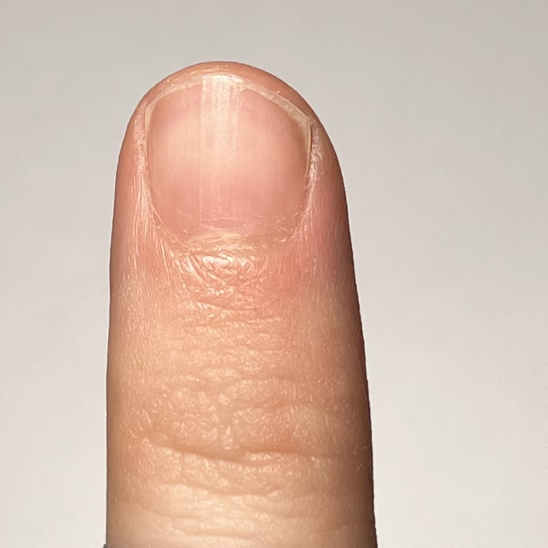
#> input picture references/1.jpeg, 1095 x 1095 px (shown at 1/2 size)
$ jupyter execute --allow-errors main.ipynb   (shell and % lines are left out)
#> lines starting #> are read from the running program, lines starting #| are printed output that depends on the picture
[cell 1]

import matplotlib.pyplot as plt
from inpainter.multi_reference import FastMultiViewMasaCtrlInpainter
from PIL import Image
from PIL import ImageFilter
import numpy as np

#> (the rest of this cell did not finish here and is left out)

[cell 2]
ref_imgs = [Image.open('references/1.jpeg')]
ref_msks = [Image.open('references/1_mask.png')]
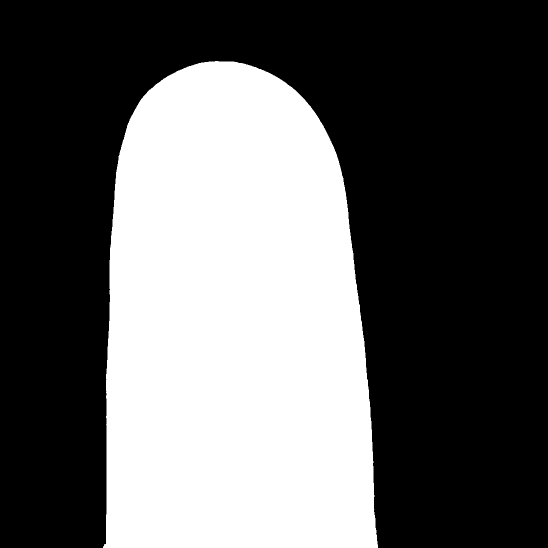
#> input picture references/1_mask.png, 1095 x 1095 px (shown at 1/2 size)

def fidelity_func(s: int, n: int) -> float:
    return float(np.linspace(0.0, 0.99, n)[s])

def bias_func(s: int, n: int) -> float:
    return float(np.linspace(-12.0, -2.5, n)[s])

#> (the rest of this cell did not finish here and is left out)

[cell 3]
init_img = Image.open('assets/src.jpg')
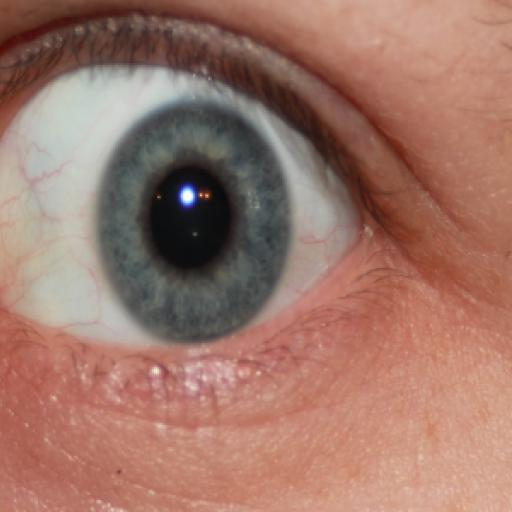
#> input picture assets/src.jpg, 512 x 512 px
#> init_img is the input picture: PIL image 512x512 RGB; mean R, G, B 158.2, 117.8, 105
inpaint_msk = Image.open('assets/mask_rect.jpg').filter(ImageFilter.MaxFilter(25))
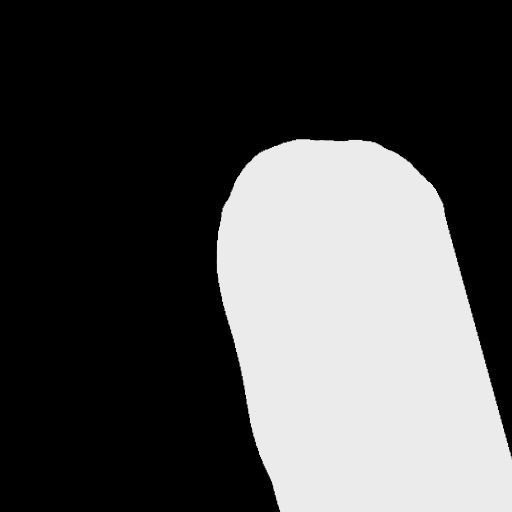
#> input picture assets/mask_rect.jpg, 512 x 512 px
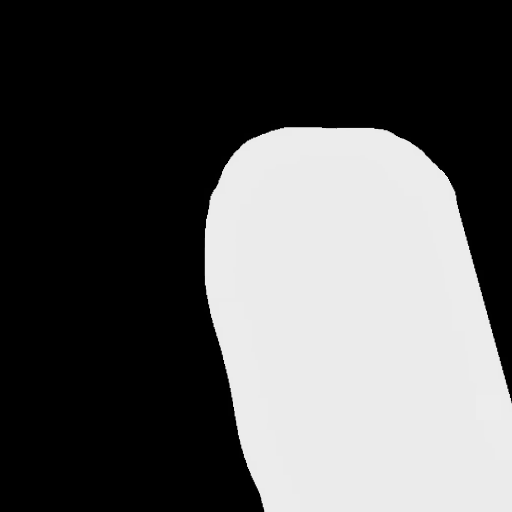
#> inpaint_msk: PIL image 512x512 L; min 0, max 237, mean 88.1
# inpaint_msk = Image.open('assets/mask.jpg')
attn_msk = inpaint_msk.filter(ImageFilter.GaussianBlur(2))
blured_mask = inpaint_msk.filter(ImageFilter.MaxFilter(25)).filter(ImageFilter.GaussianBlur(55))
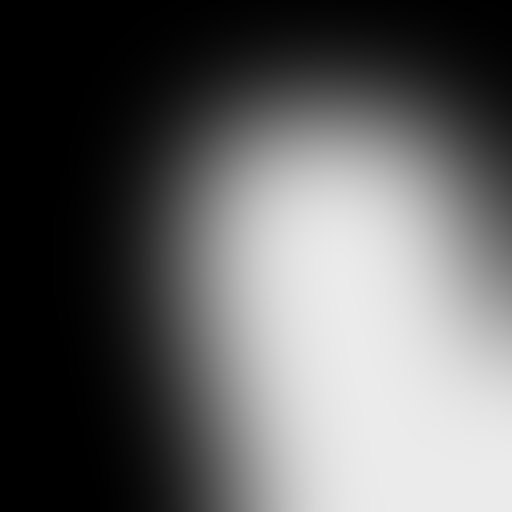
#> blured_mask: PIL image 512x512 L; min 0, max 235, mean 97.5


def generate_samples(seeds):
    p, ax = plt.subplots(1, len(seeds), figsize=(len(seeds)*4, 4))
    if len(seeds) == 1:
        ax = [ax]
    for i, s in enumerate(seeds):
        output = inpainter.generate(
            init_image=init_img,
            inpaint_mask=blured_mask,
            attn_mask=attn_msk,
            top_k_views=100,
            funnel_top_k_views=50,
            patch_grid_size=6,
            patch_start_step=5,
            guidance_scale=6.5,
            style_fidelity=fidelity_func,
            seed=s,
        )
        ax[i].imshow(output)
        ax[i].axis('off')
        ax[i].set_title(f'Seed: {s}')
    plt.tight_layout()
    return p

#> (the rest of this cell did not finish here and is left out)
